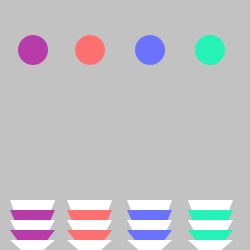
Frame 1 (no input)
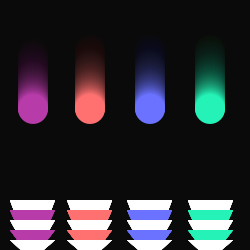
Frame 60 (the mouse pressed at the canvas centre just before this capture)
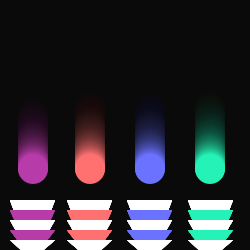
Frame 120 (the mouse held since frame 60 and released just before this capture)

The Processing sketch that drew these frames (run headless with seeded random() and noise(); from frame 60 on, the mouse is pressed at the canvas centre):

// Processing sketch: processing_18712
// ── processing_18712.pde

float y = 50.0; 
float speed = 1.0; 
float radius = 15.0; 
void setup(){
size(250,250);
smooth();
noStroke();
ellipseMode(RADIUS);
}
void draw(){
fill(0, 12); 
rect(0,0,width,height);
fill(#B73BA9);
ellipse(33, y, radius, radius);
fill(255);
smooth();
triangle(10,200,55,200,32,260);
fill(#B73BA9);
smooth();
triangle(10,210,55,210,32,260);
fill(255);
smooth();
triangle(10,220,55,220,32,260);
fill(#B73BA9);
smooth();
triangle(10,230,55,230,32,260);
fill(255);
smooth();
triangle(10,240,55,240,32,260);


fill(#FF7171);
ellipse(90,y,radius,radius);
fill(255);
smooth();
triangle(67,200,112,200,90,260);
fill(#FF7171);
smooth();
triangle(67,210,112,210,90,260);
fill(255);
smooth();
triangle(67,220,112,220,90,260);
fill(#FF7171);
smooth();
triangle(67,230,112,230,90,260);
fill(255);
smooth();
triangle(67,240,112,240,90,260);


fill(#6A72FF);
ellipse(150,y,radius,radius);
fill(255);
smooth();
triangle(127,200,172,200,150,260);
fill(#6A72FF);
smooth();
triangle(127,210,172,210,150,260);
fill(255);
smooth();
triangle(127,220,172,220,150,260);
fill(#6A72FF);
smooth();
triangle(127,230,172,230,150,260);
fill(255);
smooth();
triangle(127,240,172,240,150,260);



fill(#25F2B6);
ellipse(210,y,radius,radius);
fill(255);
smooth();
triangle(188,200,233,200,210,260);
fill(#25F2B6);
smooth();
triangle(188,210,233,210,210,260);
fill(255);
smooth();
triangle(188,220,233,220,210,260);
fill(#25F2B6);
smooth();
triangle(188,230,233,230,210,260);
fill(255);
smooth();
triangle(188,240,233,240,210,260);

y += speed;
if(y>260){
  y=-50.0;
  

}
}
